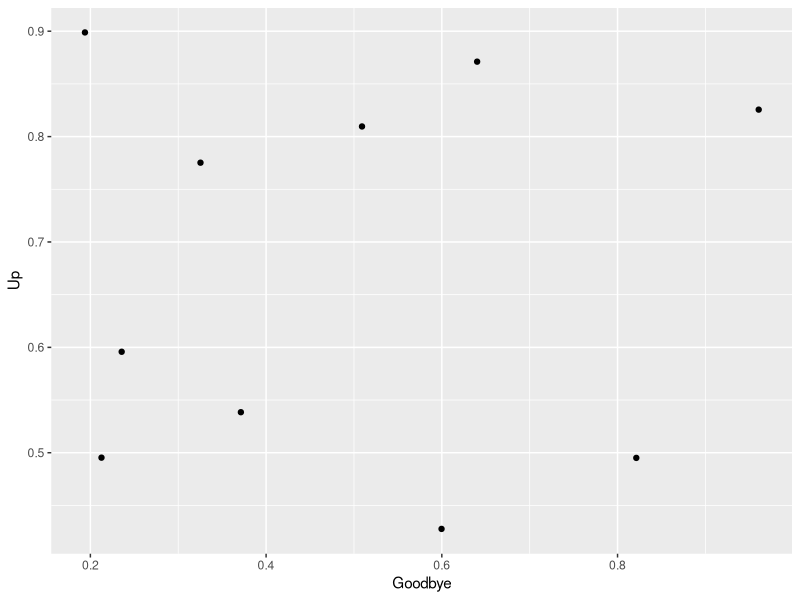

Source code (R):
##----
##
##  Test File
##
##----

#' This file makes a sample graph.
#' It's point is to demonstrate how to save a file to GitHub and track changes.

library(ggplot2)

# Some points:
x <- data.frame(a=runif(10),
                b=runif(10))

# Some graph:
ggplot(x, aes(a,b)) +
  geom_point() +
  xlab("Goodbye") +
  ylab("Up")
